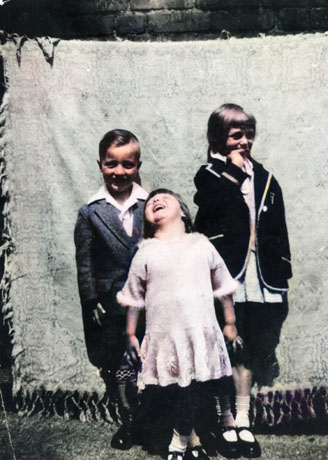
#> input picture coloured_imgs/0.jpg, 328 x 460 px; its folder holds only this picture in this run
$ python processing.py
#> lines starting #> are read from the running program, lines starting #| are printed output that depends on the picture
#> further down, img is the input picture: shape (460, 328, 3); mean B, G, R 130.7, 132.8, 133
import cv2
import numpy as np
import os
import glob

def enlarge(img):
    scale_percent = 200
    width = int(img.shape[1] * scale_percent / 100)
#> width = 656
    height = int(img.shape[0] * scale_percent / 100)
#> height = 920
    dim = (width, height)
#> dim = (656, 920)

    # resize image
    img = cv2.resize(img, dim, interpolation = cv2.INTER_CUBIC)
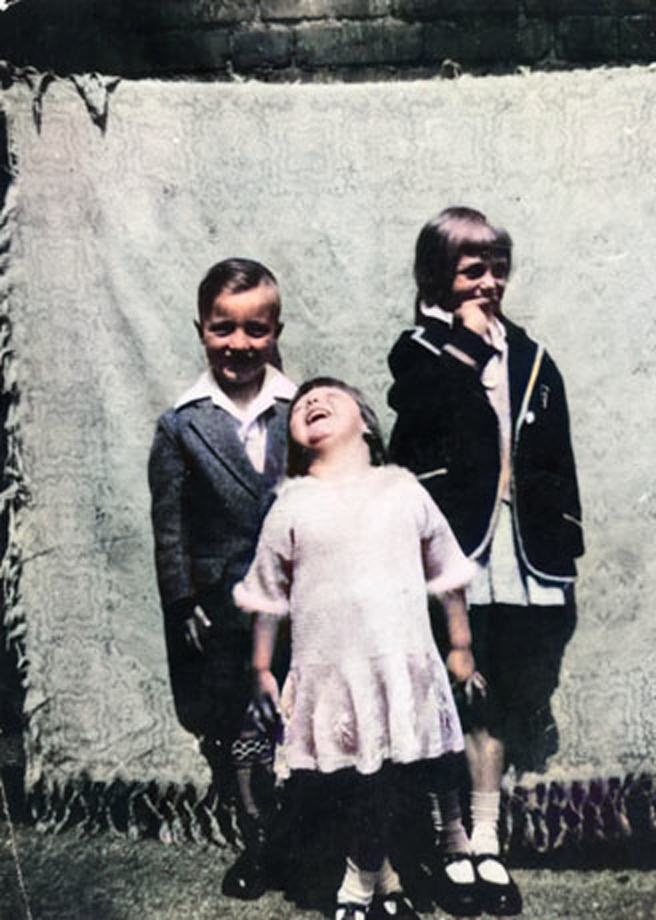
#> img: shape (920, 656, 3); mean of channels 0, 1, 2 130.7, 132.8, 133; drawn as B, G, R

    return img

def noise_removel(img):
    # bilateral filter
    img = cv2.bilateralFilter(img, 1, 100, 100)
    return img

def sharpen(img):
    # laplacian sharpening
    kernel = np.array([[0, -1, 0], [-1, 5, -1], [0, -1, 0]])
    img = cv2.filter2D(img, -1, kernel=kernel)
    return img

def bright_contrast(img):
    # CLAHE
    clahe = cv2.createCLAHE(clipLimit=1, tileGridSize=(3, 3))
    # For ease of understanding, we explicitly equalize each channel individually
    colorimage_b = clahe.apply(img[:,:,0])
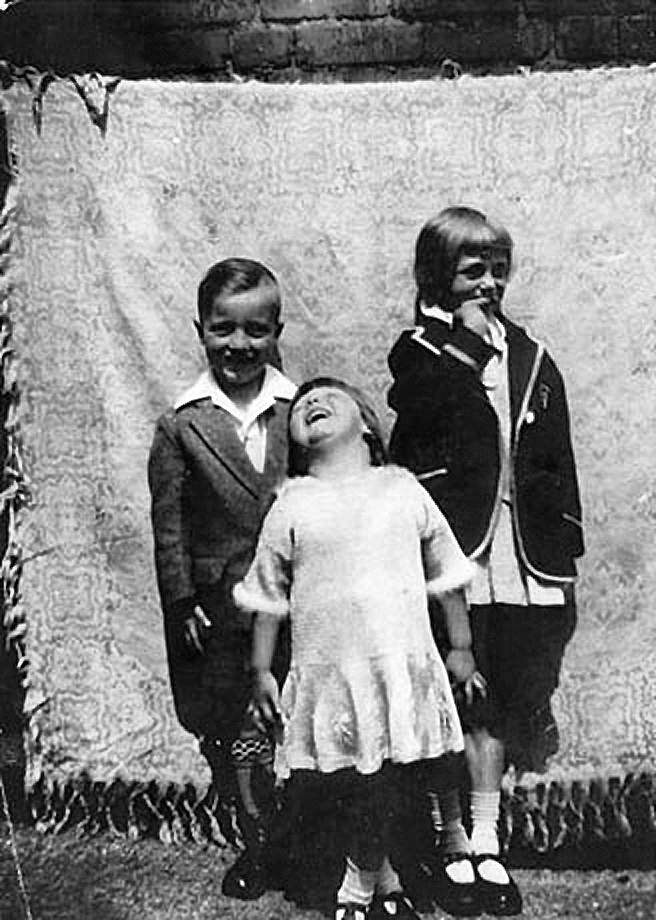
#> colorimage_b: shape (920, 656); min 1, max 255, mean 132.4
    colorimage_g = clahe.apply(img[:,:,1])
    colorimage_r = clahe.apply(img[:,:,2])
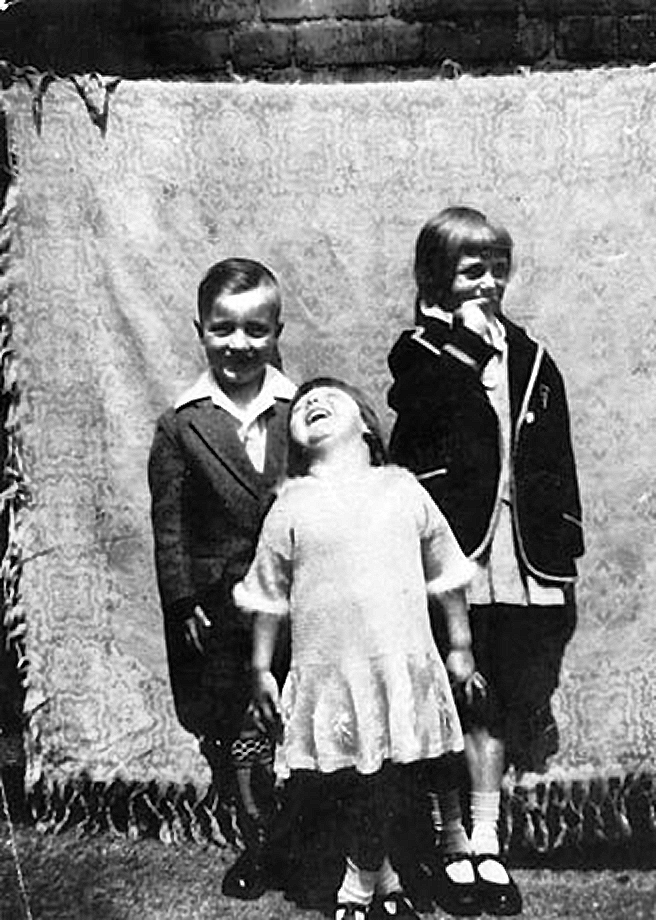
#> colorimage_r: shape (920, 656); min 1, max 255, mean 132.9
    # Next we stack our equalized channels back into a single image
    img = np.stack((colorimage_b,colorimage_g,colorimage_r), axis=2)
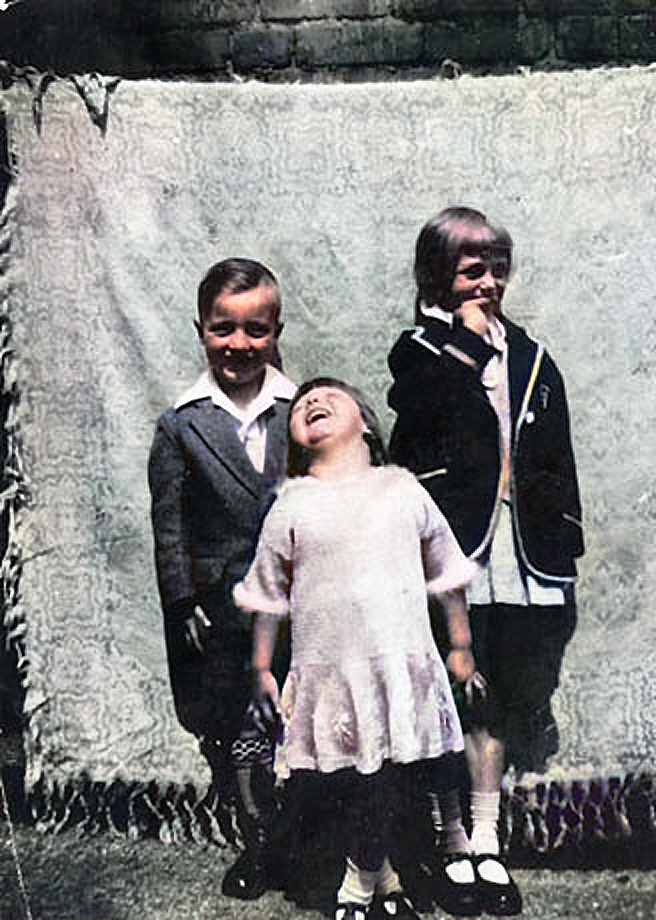
#> img: shape (920, 656, 3); mean of channels 0, 1, 2 132.4, 132.9, 132.9; drawn as B, G, R

    return img


path = 'coloured_imgs/*.jpg'
dest = 'results/'


# Recursive through all images
for filename in glob.iglob(path):
    print(filename)
    img = cv2.imread(filename)

    img = enlarge(img)
    img = noise_removel(img)
    img = sharpen(img)
    img = bright_contrast(img)

#> (the run stopped early here; a loop or call above may not have finished)

$ run again, on coloured_imgs/4.jpg
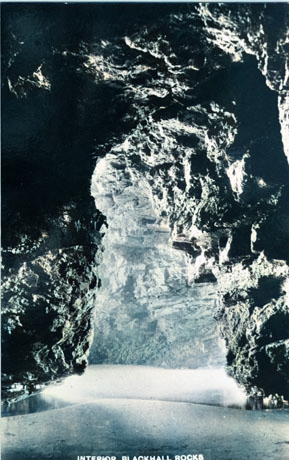
#> input picture coloured_imgs/4.jpg, 289 x 460 px
#> img is the input picture: shape (460, 289, 3); mean B, G, R 104.8, 102, 86.5
#> in bright_contrast, `colorimage_r = clahe.apply(img[:,:,2])`:
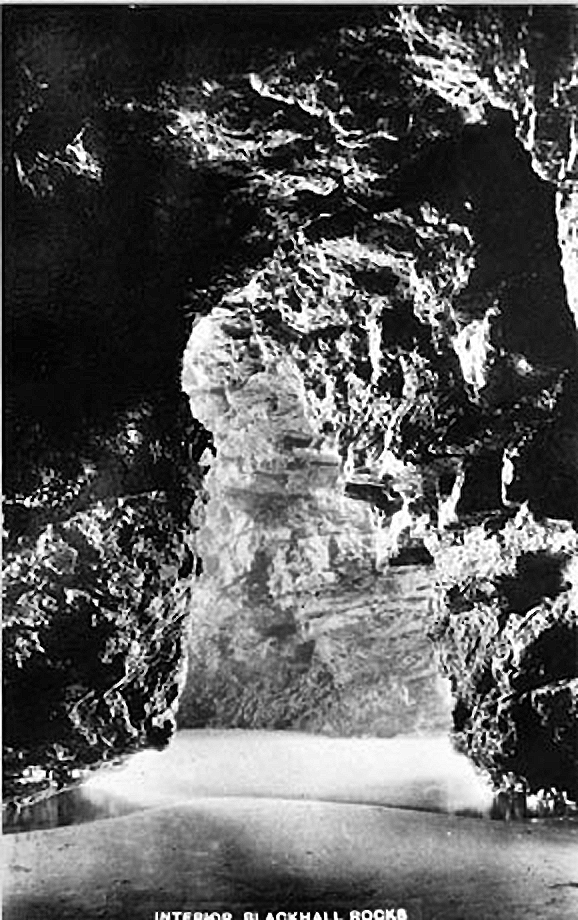
#> colorimage_r: shape (920, 578); min 1, max 255, mean 90.6
#> in bright_contrast, `img = np.stack((colorimage_b,colorimage_g,colorimage_r), axis=2)`:
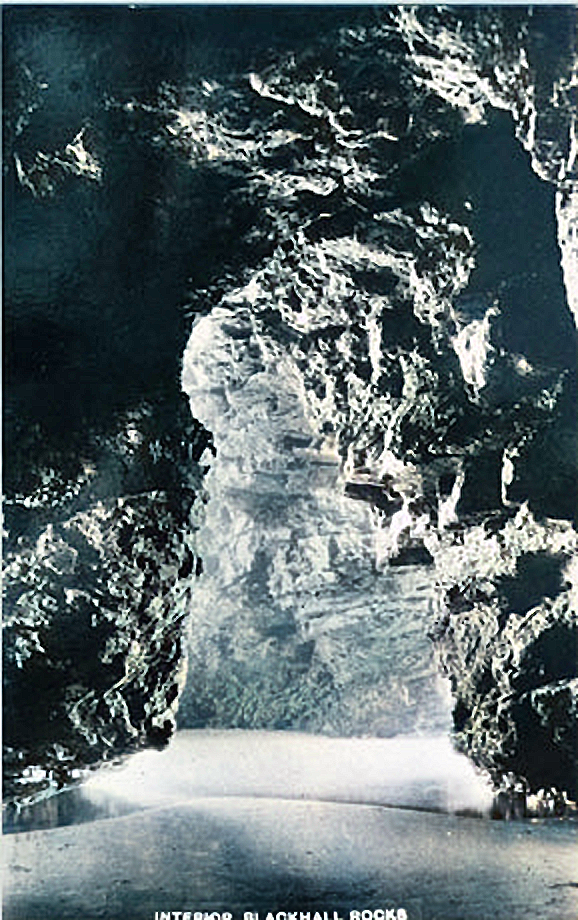
#> img: shape (920, 578, 3); mean of channels 0, 1, 2 106.6, 104, 90.6; drawn as B, G, R

$ run again, on coloured_imgs/5.jpg
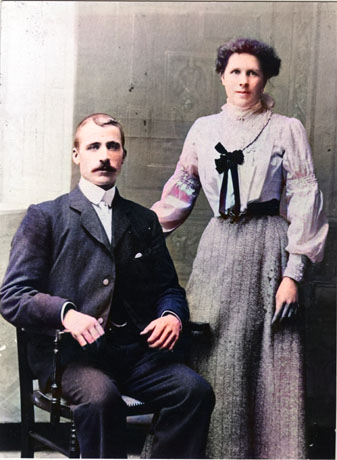
#> input picture coloured_imgs/5.jpg, 337 x 460 px
#> img is the input picture: shape (460, 337, 3); mean B, G, R 115.6, 113.6, 120.6
#> in bright_contrast, `colorimage_r = clahe.apply(img[:,:,2])`:
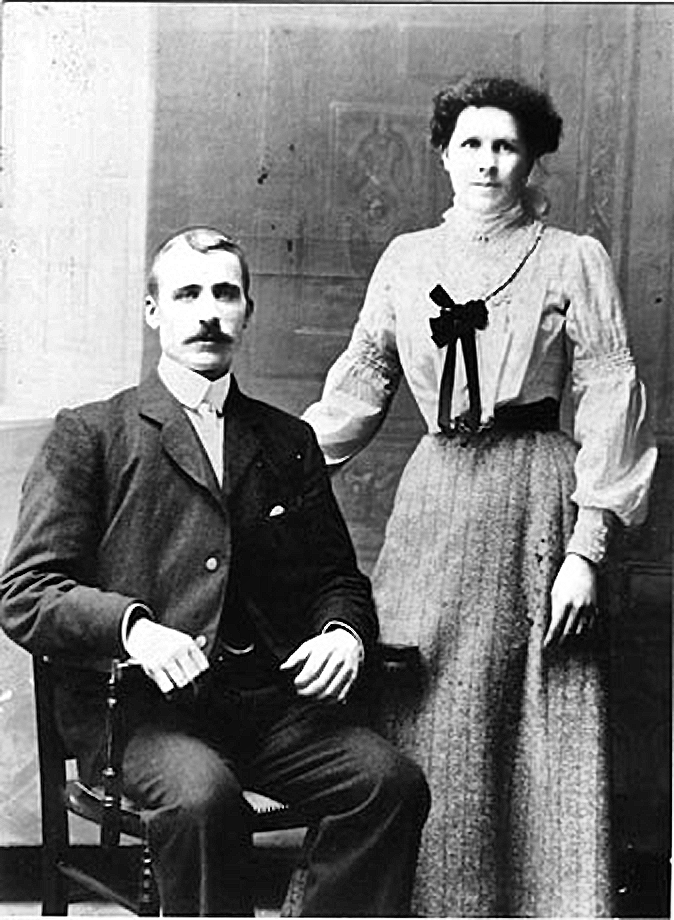
#> colorimage_r: shape (920, 674); min 1, max 255, mean 120.7
#> in bright_contrast, `img = np.stack((colorimage_b,colorimage_g,colorimage_r), axis=2)`:
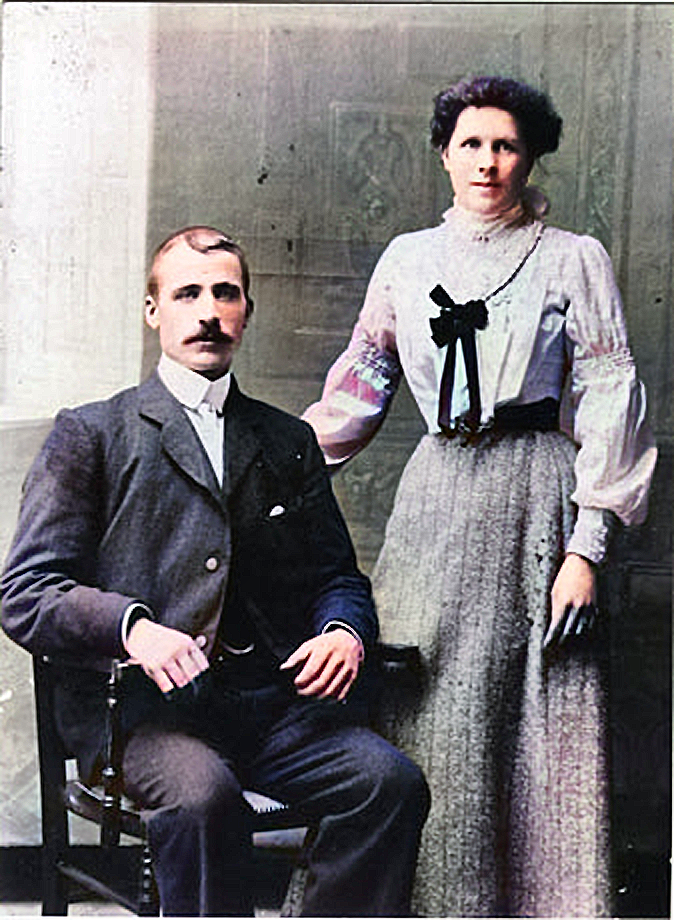
#> img: shape (920, 674, 3); mean of channels 0, 1, 2 119.5, 117.1, 120.7; drawn as B, G, R

$ run again, on coloured_imgs/1.jpg
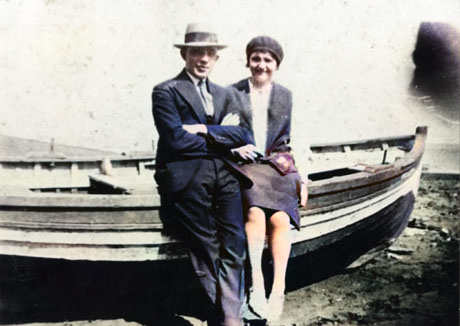
#> input picture coloured_imgs/1.jpg, 460 x 326 px
#> img is the input picture: shape (326, 460, 3); mean B, G, R 142, 145.6, 147.1
#> in bright_contrast, `img = np.stack((colorimage_b,colorimage_g,colorimage_r), axis=2)`:
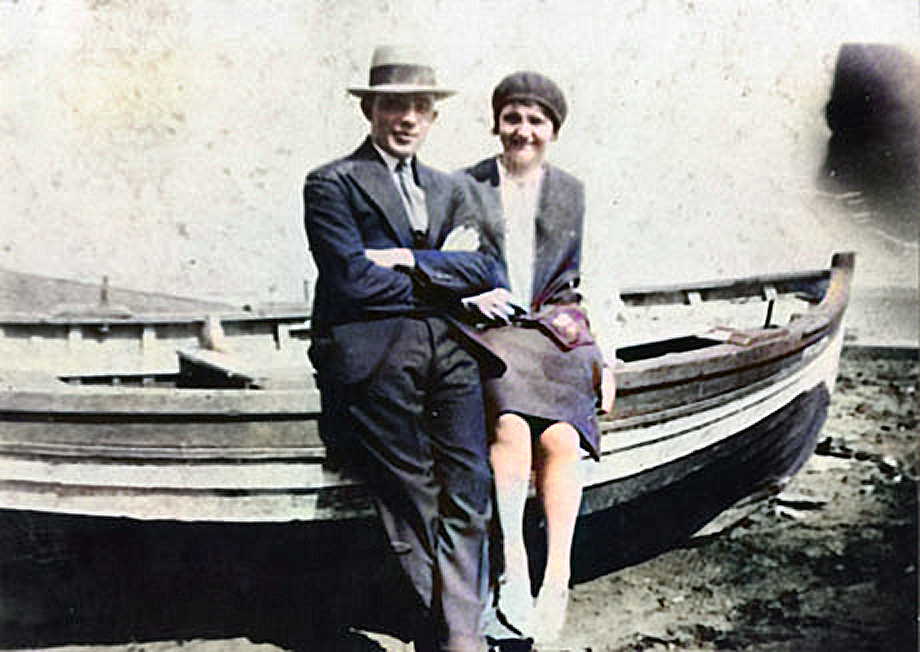
#> img: shape (652, 920, 3); mean of channels 0, 1, 2 143.1, 146, 147; drawn as B, G, R
